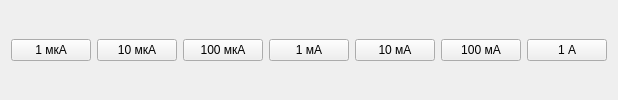
                      <widget class="QWidget" name="dciStepPage_3">
                       <layout class="QHBoxLayout" name="horizontalLayout_30">
                        <item>
                         <widget class="QPushButton" name="pushButton_99">
                          <property name="sizePolicy">
                           <sizepolicy hsizetype="Minimum" vsizetype="Fixed">
                            <horstretch>0</horstretch>
                            <verstretch>0</verstretch>
                           </sizepolicy>
                          </property>
                          <property name="text">
                           <string>1 мкА</string>
                          </property>
                         </widget>
                        </item>
                        <item>
                         <widget class="QPushButton" name="pushButton_100">
                          <property name="text">
                           <string>10 мкА</string>
                          </property>
                         </widget>
                        </item>
                        <item>
                         <widget class="QPushButton" name="pushButton_101">
                          <property name="text">
                           <string>100 мкА</string>
                          </property>
                         </widget>
                        </item>
                        <item>
                         <widget class="QPushButton" name="pushButton_102">
                          <property name="text">
                           <string>1 мА</string>
                          </property>
                         </widget>
                        </item>
                        <item>
                         <widget class="QPushButton" name="pushButton_103">
                          <property name="text">
                           <string>10 мА</string>
                          </property>
                         </widget>
                        </item>
                        <item>
                         <widget class="QPushButton" name="pushButton_104">
                          <property name="text">
                           <string>100 мА</string>
                          </property>
                         </widget>
                        </item>
                        <item>
                         <widget class="QPushButton" name="pushButton_105">
                          <property name="text">
                           <string>1 А</string>
                          </property>
                         </widget>
                        </item>
                       </layout>
                      </widget>
